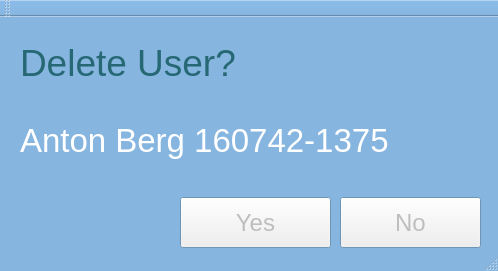
<?xml version="1.0" encoding="UTF-8"?>
<ui version="4.0">
 <class>MainMenu</class>
 <widget class="QMainWindow" name="MainMenu">
  <property name="enabled">
   <bool>false</bool>
  </property>
  <property name="geometry">
   <rect>
    <x>0</x>
    <y>0</y>
    <width>498</width>
    <height>271</height>
   </rect>
  </property>
  <property name="palette">
   <palette>
    <active>
     <colorrole role="Base">
      <brush brushstyle="SolidPattern">
       <color alpha="255">
        <red>255</red>
        <green>255</green>
        <blue>255</blue>
       </color>
      </brush>
     </colorrole>
     <colorrole role="Window">
      <brush brushstyle="SolidPattern">
       <color alpha="255">
        <red>134</red>
        <green>181</green>
        <blue>224</blue>
       </color>
      </brush>
     </colorrole>
    </active>
    <inactive>
     <colorrole role="Base">
      <brush brushstyle="SolidPattern">
       <color alpha="255">
        <red>255</red>
        <green>255</green>
        <blue>255</blue>
       </color>
      </brush>
     </colorrole>
     <colorrole role="Window">
      <brush brushstyle="SolidPattern">
       <color alpha="255">
        <red>134</red>
        <green>181</green>
        <blue>224</blue>
       </color>
      </brush>
     </colorrole>
    </inactive>
    <disabled>
     <colorrole role="Base">
      <brush brushstyle="SolidPattern">
       <color alpha="255">
        <red>134</red>
        <green>181</green>
        <blue>224</blue>
       </color>
      </brush>
     </colorrole>
     <colorrole role="Window">
      <brush brushstyle="SolidPattern">
       <color alpha="255">
        <red>134</red>
        <green>181</green>
        <blue>224</blue>
       </color>
      </brush>
     </colorrole>
    </disabled>
   </palette>
  </property>
  <property name="windowTitle">
   <string>MainMenu</string>
  </property>
  <widget class="QWidget" name="centralWidget">
   <widget class="QLabel" name="label">
    <property name="geometry">
     <rect>
      <x>20</x>
      <y>20</y>
      <width>237</width>
      <height>51</height>
     </rect>
    </property>
    <property name="palette">
     <palette>
      <active>
       <colorrole role="WindowText">
        <brush brushstyle="SolidPattern">
         <color alpha="255">
          <red>49</red>
          <green>55</green>
          <blue>57</blue>
         </color>
        </brush>
       </colorrole>
       <colorrole role="Dark">
        <brush brushstyle="SolidPattern">
         <color alpha="255">
          <red>38</red>
          <green>104</green>
          <blue>115</blue>
         </color>
        </brush>
       </colorrole>
       <colorrole role="Text">
        <brush brushstyle="SolidPattern">
         <color alpha="255">
          <red>49</red>
          <green>55</green>
          <blue>57</blue>
         </color>
        </brush>
       </colorrole>
       <colorrole role="ButtonText">
        <brush brushstyle="SolidPattern">
         <color alpha="255">
          <red>49</red>
          <green>55</green>
          <blue>57</blue>
         </color>
        </brush>
       </colorrole>
      </active>
      <inactive>
       <colorrole role="WindowText">
        <brush brushstyle="SolidPattern">
         <color alpha="255">
          <red>49</red>
          <green>55</green>
          <blue>57</blue>
         </color>
        </brush>
       </colorrole>
       <colorrole role="Dark">
        <brush brushstyle="SolidPattern">
         <color alpha="255">
          <red>38</red>
          <green>104</green>
          <blue>115</blue>
         </color>
        </brush>
       </colorrole>
       <colorrole role="Text">
        <brush brushstyle="SolidPattern">
         <color alpha="255">
          <red>49</red>
          <green>55</green>
          <blue>57</blue>
         </color>
        </brush>
       </colorrole>
       <colorrole role="ButtonText">
        <brush brushstyle="SolidPattern">
         <color alpha="255">
          <red>49</red>
          <green>55</green>
          <blue>57</blue>
         </color>
        </brush>
       </colorrole>
      </inactive>
      <disabled>
       <colorrole role="WindowText">
        <brush brushstyle="SolidPattern">
         <color alpha="255">
          <red>38</red>
          <green>104</green>
          <blue>115</blue>
         </color>
        </brush>
       </colorrole>
       <colorrole role="Dark">
        <brush brushstyle="SolidPattern">
         <color alpha="255">
          <red>38</red>
          <green>104</green>
          <blue>115</blue>
         </color>
        </brush>
       </colorrole>
       <colorrole role="Text">
        <brush brushstyle="SolidPattern">
         <color alpha="255">
          <red>38</red>
          <green>104</green>
          <blue>115</blue>
         </color>
        </brush>
       </colorrole>
       <colorrole role="ButtonText">
        <brush brushstyle="SolidPattern">
         <color alpha="255">
          <red>38</red>
          <green>104</green>
          <blue>115</blue>
         </color>
        </brush>
       </colorrole>
      </disabled>
     </palette>
    </property>
    <property name="font">
     <font>
      <pointsize>28</pointsize>
     </font>
    </property>
    <property name="text">
     <string>Delete User?</string>
    </property>
   </widget>
   <widget class="QPushButton" name="pushButton">
    <property name="geometry">
     <rect>
      <x>340</x>
      <y>180</y>
      <width>141</width>
      <height>51</height>
     </rect>
    </property>
    <property name="font">
     <font>
      <family>Cantarell</family>
      <pointsize>18</pointsize>
     </font>
    </property>
    <property name="text">
     <string>No</string>
    </property>
   </widget>
   <widget class="QPushButton" name="pushButton_2">
    <property name="geometry">
     <rect>
      <x>180</x>
      <y>180</y>
      <width>151</width>
      <height>51</height>
     </rect>
    </property>
    <property name="font">
     <font>
      <family>Cantarell</family>
      <pointsize>18</pointsize>
     </font>
    </property>
    <property name="text">
     <string>Yes</string>
    </property>
   </widget>
   <widget class="QLabel" name="label_5">
    <property name="geometry">
     <rect>
      <x>20</x>
      <y>100</y>
      <width>399</width>
      <height>46</height>
     </rect>
    </property>
    <property name="palette">
     <palette>
      <active>
       <colorrole role="WindowText">
        <brush brushstyle="SolidPattern">
         <color alpha="255">
          <red>49</red>
          <green>55</green>
          <blue>57</blue>
         </color>
        </brush>
       </colorrole>
       <colorrole role="Dark">
        <brush brushstyle="SolidPattern">
         <color alpha="255">
          <red>255</red>
          <green>255</green>
          <blue>255</blue>
         </color>
        </brush>
       </colorrole>
       <colorrole role="Text">
        <brush brushstyle="SolidPattern">
         <color alpha="255">
          <red>49</red>
          <green>55</green>
          <blue>57</blue>
         </color>
        </brush>
       </colorrole>
       <colorrole role="ButtonText">
        <brush brushstyle="SolidPattern">
         <color alpha="255">
          <red>49</red>
          <green>55</green>
          <blue>57</blue>
         </color>
        </brush>
       </colorrole>
      </active>
      <inactive>
       <colorrole role="WindowText">
        <brush brushstyle="SolidPattern">
         <color alpha="255">
          <red>49</red>
          <green>55</green>
          <blue>57</blue>
         </color>
        </brush>
       </colorrole>
       <colorrole role="Dark">
        <brush brushstyle="SolidPattern">
         <color alpha="255">
          <red>255</red>
          <green>255</green>
          <blue>255</blue>
         </color>
        </brush>
       </colorrole>
       <colorrole role="Text">
        <brush brushstyle="SolidPattern">
         <color alpha="255">
          <red>49</red>
          <green>55</green>
          <blue>57</blue>
         </color>
        </brush>
       </colorrole>
       <colorrole role="ButtonText">
        <brush brushstyle="SolidPattern">
         <color alpha="255">
          <red>49</red>
          <green>55</green>
          <blue>57</blue>
         </color>
        </brush>
       </colorrole>
      </inactive>
      <disabled>
       <colorrole role="WindowText">
        <brush brushstyle="SolidPattern">
         <color alpha="255">
          <red>255</red>
          <green>255</green>
          <blue>255</blue>
         </color>
        </brush>
       </colorrole>
       <colorrole role="Dark">
        <brush brushstyle="SolidPattern">
         <color alpha="255">
          <red>255</red>
          <green>255</green>
          <blue>255</blue>
         </color>
        </brush>
       </colorrole>
       <colorrole role="Text">
        <brush brushstyle="SolidPattern">
         <color alpha="255">
          <red>255</red>
          <green>255</green>
          <blue>255</blue>
         </color>
        </brush>
       </colorrole>
       <colorrole role="ButtonText">
        <brush brushstyle="SolidPattern">
         <color alpha="255">
          <red>255</red>
          <green>255</green>
          <blue>255</blue>
         </color>
        </brush>
       </colorrole>
      </disabled>
     </palette>
    </property>
    <property name="font">
     <font>
      <pointsize>25</pointsize>
     </font>
    </property>
    <property name="text">
     <string>Anton Berg 160742-1375</string>
    </property>
   </widget>
  </widget>
  <widget class="QMenuBar" name="menuBar">
   <property name="geometry">
    <rect>
     <x>0</x>
     <y>0</y>
     <width>498</width>
     <height>27</height>
    </rect>
   </property>
  </widget>
  <widget class="QToolBar" name="mainToolBar">
   <attribute name="toolBarArea">
    <enum>TopToolBarArea</enum>
   </attribute>
   <attribute name="toolBarBreak">
    <bool>false</bool>
   </attribute>
  </widget>
  <widget class="QStatusBar" name="statusBar"/>
 </widget>
 <layoutdefault spacing="6" margin="11"/>
 <resources/>
 <connections/>
</ui>
